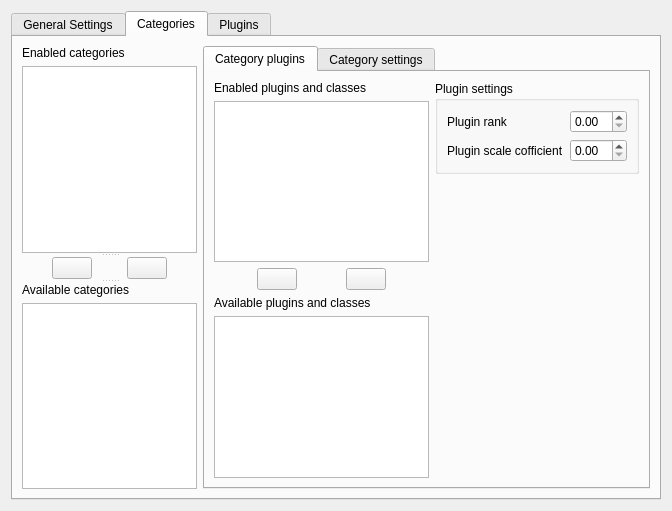
<?xml version="1.0" encoding="UTF-8"?>
<ui version="4.0">
 <class>Form</class>
 <widget class="QWidget" name="Form">
  <property name="geometry">
   <rect>
    <x>0</x>
    <y>0</y>
    <width>672</width>
    <height>511</height>
   </rect>
  </property>
  <property name="windowTitle">
   <string comment="KDE::DoNotExtract">Form</string>
  </property>
  <layout class="QGridLayout" name="gridLayout">
   <item row="0" column="0">
    <widget class="KTabWidget" name="WebExSettings">
     <property name="currentIndex">
      <number>1</number>
     </property>
     <widget class="QWidget" name="general_settings">
      <attribute name="title">
       <string>General Settings</string>
      </attribute>
      <widget class="QWidget" name="advanced_widget" native="true">
       <property name="geometry">
        <rect>
         <x>10</x>
         <y>230</y>
         <width>336</width>
         <height>62</height>
        </rect>
       </property>
       <layout class="QVBoxLayout" name="verticalLayout">
        <item>
         <layout class="QHBoxLayout" name="horizontalLayout_3">
          <item>
           <widget class="QLabel" name="label_2">
            <property name="text">
             <string>Maximum resource analyzers per category</string>
            </property>
           </widget>
          </item>
          <item>
           <widget class="KIntSpinBox" name="kintspinbox_2"/>
          </item>
         </layout>
        </item>
        <item>
         <layout class="QHBoxLayout" name="horizontalLayout_2">
          <item>
           <widget class="QLabel" name="label_3">
            <property name="text">
             <string>Maximum resource analyzers</string>
            </property>
           </widget>
          </item>
          <item>
           <spacer name="horizontalSpacer">
            <property name="orientation">
             <enum>Qt::Horizontal</enum>
            </property>
            <property name="sizeHint" stdset="0">
             <size>
              <width>40</width>
              <height>20</height>
             </size>
            </property>
           </spacer>
          </item>
          <item>
           <widget class="KIntSpinBox" name="kintspinbox_3"/>
          </item>
         </layout>
        </item>
       </layout>
      </widget>
      <widget class="KPushButton" name="advanced_button">
       <property name="geometry">
        <rect>
         <x>10</x>
         <y>200</y>
         <width>151</width>
         <height>24</height>
        </rect>
       </property>
       <property name="sizePolicy">
        <sizepolicy hsizetype="Preferred" vsizetype="Fixed">
         <horstretch>0</horstretch>
         <verstretch>0</verstretch>
        </sizepolicy>
       </property>
       <property name="text">
        <string>Advanced&gt;&gt;</string>
       </property>
       <property name="checkable">
        <bool>true</bool>
       </property>
      </widget>
      <widget class="QWidget" name="">
       <property name="geometry">
        <rect>
         <x>10</x>
         <y>20</y>
         <width>295</width>
         <height>25</height>
        </rect>
       </property>
       <layout class="QHBoxLayout" name="horizontalLayout">
        <item>
         <widget class="QLabel" name="label">
          <property name="text">
           <string>Maximum categories simultaneously</string>
          </property>
         </widget>
        </item>
        <item>
         <widget class="KIntSpinBox" name="kintspinbox"/>
        </item>
       </layout>
      </widget>
     </widget>
     <widget class="QWidget" name="categories">
      <attribute name="title">
       <string>Categories</string>
      </attribute>
      <layout class="QHBoxLayout" name="horizontalLayout_7">
       <item>
        <widget class="QSplitter" name="splitter_2">
         <property name="orientation">
          <enum>Qt::Vertical</enum>
         </property>
         <widget class="QWidget" name="">
          <layout class="QVBoxLayout" name="verticalLayout_2">
           <item>
            <widget class="QLabel" name="label_4">
             <property name="text">
              <string>Enabled categories</string>
             </property>
            </widget>
           </item>
           <item>
            <widget class="KListWidget" name="enabled_categories_listwidget"/>
           </item>
          </layout>
         </widget>
         <widget class="QWidget" name="">
          <layout class="QHBoxLayout" name="horizontalLayout_4">
           <item>
            <spacer name="horizontalSpacer_4">
             <property name="orientation">
              <enum>Qt::Horizontal</enum>
             </property>
             <property name="sizeType">
              <enum>QSizePolicy::Expanding</enum>
             </property>
             <property name="sizeHint" stdset="0">
              <size>
               <width>40</width>
               <height>20</height>
              </size>
             </property>
            </spacer>
           </item>
           <item>
            <widget class="KArrowButton" name="karrowbutton"/>
           </item>
           <item>
            <spacer name="horizontalSpacer_2">
             <property name="orientation">
              <enum>Qt::Horizontal</enum>
             </property>
             <property name="sizeHint" stdset="0">
              <size>
               <width>40</width>
               <height>20</height>
              </size>
             </property>
            </spacer>
           </item>
           <item>
            <widget class="KArrowButton" name="karrowbutton_2">
             <property name="arrowType" stdset="0">
              <number>2</number>
             </property>
            </widget>
           </item>
           <item>
            <spacer name="horizontalSpacer_3">
             <property name="orientation">
              <enum>Qt::Horizontal</enum>
             </property>
             <property name="sizeHint" stdset="0">
              <size>
               <width>40</width>
               <height>20</height>
              </size>
             </property>
            </spacer>
           </item>
          </layout>
         </widget>
         <widget class="QWidget" name="layoutWidget">
          <layout class="QVBoxLayout" name="verticalLayout_3">
           <item>
            <widget class="QLabel" name="label_5">
             <property name="text">
              <string>Available categories</string>
             </property>
            </widget>
           </item>
           <item>
            <widget class="KListWidget" name="enabled_categories_listwidget_2"/>
           </item>
          </layout>
         </widget>
        </widget>
       </item>
       <item>
        <widget class="KTabWidget" name="category_tabwidget">
         <property name="currentIndex">
          <number>0</number>
         </property>
         <widget class="QWidget" name="tab_2">
          <attribute name="title">
           <string>Category plugins</string>
          </attribute>
          <layout class="QHBoxLayout" name="horizontalLayout_12">
           <item>
            <layout class="QVBoxLayout" name="verticalLayout_9">
             <item>
              <layout class="QVBoxLayout" name="verticalLayout_8">
               <item>
                <widget class="QLabel" name="label_12">
                 <property name="text">
                  <string>Enabled plugins and classes</string>
                 </property>
                </widget>
               </item>
               <item>
                <widget class="KListWidget" name="category_enabled_plugins"/>
               </item>
              </layout>
             </item>
             <item>
              <layout class="QHBoxLayout" name="horizontalLayout_8">
               <item>
                <spacer name="horizontalSpacer_9">
                 <property name="orientation">
                  <enum>Qt::Horizontal</enum>
                 </property>
                 <property name="sizeType">
                  <enum>QSizePolicy::Expanding</enum>
                 </property>
                 <property name="sizeHint" stdset="0">
                  <size>
                   <width>40</width>
                   <height>20</height>
                  </size>
                 </property>
                </spacer>
               </item>
               <item>
                <widget class="KArrowButton" name="karrowbutton_3"/>
               </item>
               <item>
                <spacer name="horizontalSpacer_10">
                 <property name="orientation">
                  <enum>Qt::Horizontal</enum>
                 </property>
                 <property name="sizeHint" stdset="0">
                  <size>
                   <width>40</width>
                   <height>20</height>
                  </size>
                 </property>
                </spacer>
               </item>
               <item>
                <widget class="KArrowButton" name="karrowbutton_4">
                 <property name="arrowType" stdset="0">
                  <number>2</number>
                 </property>
                </widget>
               </item>
               <item>
                <spacer name="horizontalSpacer_11">
                 <property name="orientation">
                  <enum>Qt::Horizontal</enum>
                 </property>
                 <property name="sizeHint" stdset="0">
                  <size>
                   <width>40</width>
                   <height>20</height>
                  </size>
                 </property>
                </spacer>
               </item>
              </layout>
             </item>
             <item>
              <layout class="QVBoxLayout" name="verticalLayout_6">
               <item>
                <widget class="QLabel" name="label_11">
                 <property name="text">
                  <string>Available plugins and classes</string>
                 </property>
                </widget>
               </item>
               <item>
                <widget class="KListWidget" name="category_availabel_plugins"/>
               </item>
              </layout>
             </item>
            </layout>
           </item>
           <item>
            <layout class="QVBoxLayout" name="verticalLayout_11">
             <item>
              <widget class="QGroupBox" name="groupBox">
               <property name="title">
                <string>Plugin settings</string>
               </property>
               <layout class="QVBoxLayout" name="verticalLayout_10">
                <item>
                 <layout class="QHBoxLayout" name="horizontalLayout_9">
                  <item>
                   <widget class="QLabel" name="label_13">
                    <property name="text">
                     <string>Plugin rank</string>
                    </property>
                   </widget>
                  </item>
                  <item>
                   <spacer name="horizontalSpacer_12">
                    <property name="orientation">
                     <enum>Qt::Horizontal</enum>
                    </property>
                    <property name="sizeHint" stdset="0">
                     <size>
                      <width>40</width>
                      <height>20</height>
                     </size>
                    </property>
                   </spacer>
                  </item>
                  <item>
                   <widget class="QDoubleSpinBox" name="doubleSpinBox"/>
                  </item>
                 </layout>
                </item>
                <item>
                 <layout class="QHBoxLayout" name="horizontalLayout_10">
                  <item>
                   <widget class="QLabel" name="label_14">
                    <property name="text">
                     <string>Plugin scale cofficient</string>
                    </property>
                   </widget>
                  </item>
                  <item>
                   <spacer name="horizontalSpacer_13">
                    <property name="orientation">
                     <enum>Qt::Horizontal</enum>
                    </property>
                    <property name="sizeHint" stdset="0">
                     <size>
                      <width>40</width>
                      <height>20</height>
                     </size>
                    </property>
                   </spacer>
                  </item>
                  <item>
                   <widget class="QDoubleSpinBox" name="doubleSpinBox_2"/>
                  </item>
                 </layout>
                </item>
               </layout>
              </widget>
             </item>
             <item>
              <spacer name="verticalSpacer_2">
               <property name="orientation">
                <enum>Qt::Vertical</enum>
               </property>
               <property name="sizeHint" stdset="0">
                <size>
                 <width>20</width>
                 <height>40</height>
                </size>
               </property>
              </spacer>
             </item>
            </layout>
           </item>
          </layout>
         </widget>
         <widget class="QWidget" name="tab">
          <attribute name="title">
           <string>Category settings</string>
          </attribute>
          <layout class="QHBoxLayout" name="horizontalLayout_11">
           <item>
            <widget class="QScrollArea" name="scrollArea">
             <property name="widgetResizable">
              <bool>true</bool>
             </property>
             <widget class="QWidget" name="scrollAreaWidgetContents">
              <property name="geometry">
               <rect>
                <x>0</x>
                <y>0</y>
                <width>447</width>
                <height>421</height>
               </rect>
              </property>
              <layout class="QVBoxLayout" name="verticalLayout_7">
               <item>
                <layout class="QGridLayout" name="gridLayout_2">
                 <item row="0" column="0">
                  <widget class="QLabel" name="label_6">
                   <property name="text">
                    <string>Query</string>
                   </property>
                  </widget>
                 </item>
                 <item row="0" column="2">
                  <widget class="KPushButton" name="query_show_button">
                   <property name="text">
                    <string>show&gt;&gt;</string>
                   </property>
                   <property name="checkable">
                    <bool>true</bool>
                   </property>
                  </widget>
                 </item>
                 <item row="1" column="0" colspan="3">
                  <widget class="KTextEdit" name="query_edit">
                   <property name="documentTitle">
                    <string/>
                   </property>
                   <property name="acceptRichText">
                    <bool>false</bool>
                   </property>
                  </widget>
                 </item>
                 <item row="0" column="1">
                  <spacer name="horizontalSpacer_5">
                   <property name="orientation">
                    <enum>Qt::Horizontal</enum>
                   </property>
                   <property name="sizeHint" stdset="0">
                    <size>
                     <width>40</width>
                     <height>20</height>
                    </size>
                   </property>
                  </spacer>
                 </item>
                </layout>
               </item>
               <item>
                <layout class="QGridLayout" name="gridLayout_4">
                 <item row="0" column="0">
                  <widget class="QLabel" name="label_9">
                   <property name="text">
                    <string>Query prefix</string>
                   </property>
                  </widget>
                 </item>
                 <item row="0" column="2">
                  <widget class="KPushButton" name="prefix_show_button">
                   <property name="text">
                    <string>show&gt;&gt;</string>
                   </property>
                   <property name="checkable">
                    <bool>true</bool>
                   </property>
                  </widget>
                 </item>
                 <item row="0" column="1">
                  <spacer name="horizontalSpacer_7">
                   <property name="orientation">
                    <enum>Qt::Horizontal</enum>
                   </property>
                   <property name="sizeHint" stdset="0">
                    <size>
                     <width>40</width>
                     <height>20</height>
                    </size>
                   </property>
                  </spacer>
                 </item>
                 <item row="1" column="0" colspan="3">
                  <widget class="KTextEdit" name="query_prefix_edit">
                   <property name="documentTitle">
                    <string/>
                   </property>
                   <property name="acceptRichText">
                    <bool>false</bool>
                   </property>
                  </widget>
                 </item>
                </layout>
               </item>
               <item>
                <layout class="QHBoxLayout" name="horizontalLayout_5">
                 <item>
                  <widget class="QLabel" name="label_7">
                   <property name="text">
                    <string>Polling interval</string>
                   </property>
                  </widget>
                 </item>
                 <item>
                  <spacer name="horizontalSpacer_8">
                   <property name="orientation">
                    <enum>Qt::Horizontal</enum>
                   </property>
                   <property name="sizeHint" stdset="0">
                    <size>
                     <width>40</width>
                     <height>20</height>
                    </size>
                   </property>
                  </spacer>
                 </item>
                 <item>
                  <widget class="KIntSpinBox" name="interval_spinbox"/>
                 </item>
                </layout>
               </item>
               <item>
                <layout class="QHBoxLayout" name="horizontalLayout_13">
                 <item>
                  <widget class="QLabel" name="label_16">
                   <property name="text">
                    <string>Plugin select algorithm</string>
                   </property>
                  </widget>
                 </item>
                 <item>
                  <spacer name="horizontalSpacer_15">
                   <property name="orientation">
                    <enum>Qt::Horizontal</enum>
                   </property>
                   <property name="sizeHint" stdset="0">
                    <size>
                     <width>40</width>
                     <height>20</height>
                    </size>
                   </property>
                  </spacer>
                 </item>
                 <item>
                  <widget class="KComboBox" name="plugin_algo_combobox">
                   <item>
                    <property name="text">
                     <string>All</string>
                    </property>
                   </item>
                   <item>
                    <property name="text">
                     <string>Stepwise</string>
                    </property>
                   </item>
                  </widget>
                 </item>
                </layout>
               </item>
               <item>
                <spacer name="verticalSpacer">
                 <property name="orientation">
                  <enum>Qt::Vertical</enum>
                 </property>
                 <property name="sizeHint" stdset="0">
                  <size>
                   <width>20</width>
                   <height>40</height>
                  </size>
                 </property>
                </spacer>
               </item>
              </layout>
             </widget>
            </widget>
           </item>
          </layout>
         </widget>
        </widget>
       </item>
      </layout>
     </widget>
     <widget class="QWidget" name="datapps">
      <attribute name="title">
       <string>Plugins</string>
      </attribute>
      <layout class="QHBoxLayout" name="horizontalLayout_6">
       <item>
        <layout class="QVBoxLayout" name="verticalLayout_4">
         <item>
          <widget class="QLabel" name="label_10">
           <property name="text">
            <string>Plugins</string>
           </property>
          </widget>
         </item>
         <item>
          <widget class="KListWidget" name="plugins_listwidget">
           <property name="sizePolicy">
            <sizepolicy hsizetype="Minimum" vsizetype="Expanding">
             <horstretch>0</horstretch>
             <verstretch>0</verstretch>
            </sizepolicy>
           </property>
          </widget>
         </item>
        </layout>
       </item>
       <item>
        <widget class="QGroupBox" name="groupBox_2">
         <property name="sizePolicy">
          <sizepolicy hsizetype="Expanding" vsizetype="Preferred">
           <horstretch>0</horstretch>
           <verstretch>0</verstretch>
          </sizepolicy>
         </property>
         <property name="title">
          <string>Plugin settings</string>
         </property>
         <layout class="QVBoxLayout" name="verticalLayout_5">
          <item>
           <widget class="QScrollArea" name="scrollArea_2">
            <property name="widgetResizable">
             <bool>true</bool>
            </property>
            <widget class="QWidget" name="scrollAreaWidgetContents_2">
             <property name="geometry">
              <rect>
               <x>0</x>
               <y>0</y>
               <width>362</width>
               <height>418</height>
              </rect>
             </property>
            </widget>
           </widget>
          </item>
         </layout>
        </widget>
       </item>
      </layout>
     </widget>
    </widget>
   </item>
  </layout>
 </widget>
 <customwidgets>
  <customwidget>
   <class>KIntSpinBox</class>
   <extends>QSpinBox</extends>
   <header>knuminput.h</header>
  </customwidget>
  <customwidget>
   <class>KListWidget</class>
   <extends>QListWidget</extends>
   <header>klistwidget.h</header>
  </customwidget>
  <customwidget>
   <class>KArrowButton</class>
   <extends>QPushButton</extends>
   <header>karrowbutton.h</header>
  </customwidget>
  <customwidget>
   <class>KPushButton</class>
   <extends>QPushButton</extends>
   <header>kpushbutton.h</header>
  </customwidget>
  <customwidget>
   <class>KComboBox</class>
   <extends>QComboBox</extends>
   <header>kcombobox.h</header>
  </customwidget>
  <customwidget>
   <class>KTabWidget</class>
   <extends>QTabWidget</extends>
   <header>ktabwidget.h</header>
   <container>1</container>
  </customwidget>
  <customwidget>
   <class>KTextEdit</class>
   <extends>QTextEdit</extends>
   <header>ktextedit.h</header>
  </customwidget>
 </customwidgets>
 <resources/>
 <connections>
  <connection>
   <sender>advanced_button</sender>
   <signal>toggled(bool)</signal>
   <receiver>advanced_widget</receiver>
   <slot>setVisible(bool)</slot>
   <hints>
    <hint type="sourcelabel">
     <x>93</x>
     <y>241</y>
    </hint>
    <hint type="destinationlabel">
     <x>185</x>
     <y>290</y>
    </hint>
   </hints>
  </connection>
  <connection>
   <sender>query_show_button</sender>
   <signal>toggled(bool)</signal>
   <receiver>query_edit</receiver>
   <slot>setVisible(bool)</slot>
   <hints>
    <hint type="sourcelabel">
     <x>585</x>
     <y>52</y>
    </hint>
    <hint type="destinationlabel">
     <x>483</x>
     <y>102</y>
    </hint>
   </hints>
  </connection>
  <connection>
   <sender>prefix_show_button</sender>
   <signal>toggled(bool)</signal>
   <receiver>query_prefix_edit</receiver>
   <slot>setVisible(bool)</slot>
   <hints>
    <hint type="sourcelabel">
     <x>485</x>
     <y>152</y>
    </hint>
    <hint type="destinationlabel">
     <x>383</x>
     <y>229</y>
    </hint>
   </hints>
  </connection>
 </connections>
</ui>
